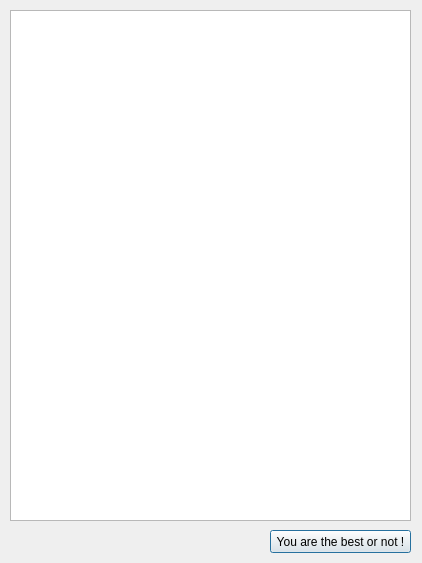
<?xml version="1.0" encoding="UTF-8"?>
<ui version="4.0">
 <class>Score</class>
 <widget class="QDialog" name="Score">
  <property name="geometry">
   <rect>
    <x>0</x>
    <y>0</y>
    <width>422</width>
    <height>563</height>
   </rect>
  </property>
  <property name="minimumSize">
   <size>
    <width>422</width>
    <height>563</height>
   </size>
  </property>
  <property name="maximumSize">
   <size>
    <width>422</width>
    <height>563</height>
   </size>
  </property>
  <property name="windowTitle">
   <string>Dialog</string>
  </property>
  <widget class="QPushButton" name="pushButton">
   <property name="geometry">
    <rect>
     <x>270</x>
     <y>530</y>
     <width>141</width>
     <height>23</height>
    </rect>
   </property>
   <property name="text">
    <string>You are the best or not !</string>
   </property>
  </widget>
  <widget class="QTableWidget" name="tableWidget">
   <property name="geometry">
    <rect>
     <x>10</x>
     <y>10</y>
     <width>401</width>
     <height>511</height>
    </rect>
   </property>
   <property name="horizontalScrollBarPolicy">
    <enum>Qt::ScrollBarAlwaysOff</enum>
   </property>
   <property name="editTriggers">
    <set>QAbstractItemView::NoEditTriggers</set>
   </property>
   <attribute name="verticalHeaderVisible">
    <bool>false</bool>
   </attribute>
  </widget>
 </widget>
 <resources/>
 <connections>
  <connection>
   <sender>pushButton</sender>
   <signal>clicked()</signal>
   <receiver>Score</receiver>
   <slot>close()</slot>
   <hints>
    <hint type="sourcelabel">
     <x>340</x>
     <y>541</y>
    </hint>
    <hint type="destinationlabel">
     <x>210</x>
     <y>281</y>
    </hint>
   </hints>
  </connection>
 </connections>
</ui>
